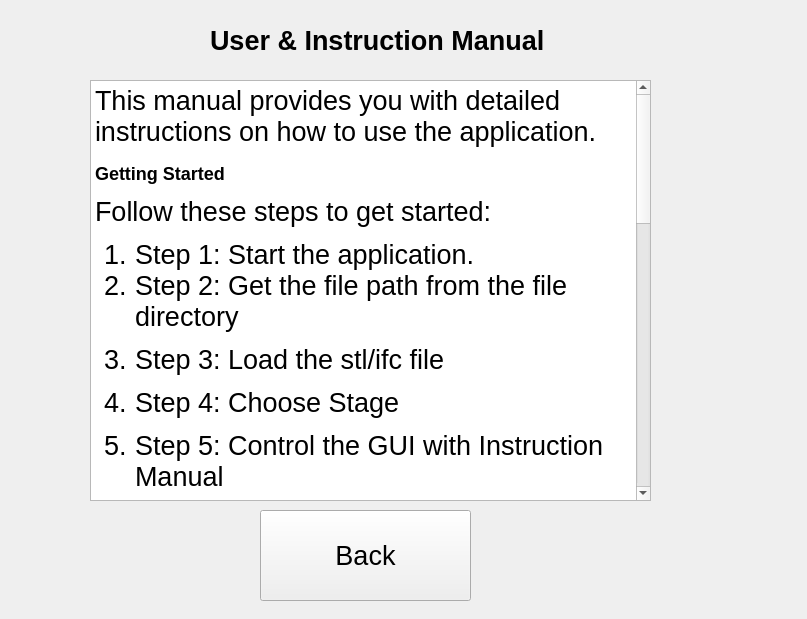
<?xml version="1.0" encoding="UTF-8"?>
<ui version="4.0">
 <class>Form</class>
 <widget class="QWidget" name="Form">
  <property name="geometry">
   <rect>
    <x>0</x>
    <y>0</y>
    <width>807</width>
    <height>619</height>
   </rect>
  </property>
  <property name="windowTitle">
   <string>Form</string>
  </property>
  <widget class="QTextBrowser" name="texthelperBrowser">
   <property name="geometry">
    <rect>
     <x>90</x>
     <y>80</y>
     <width>561</width>
     <height>421</height>
    </rect>
   </property>
   <property name="html">
    <string>&lt;!DOCTYPE HTML PUBLIC &quot;-//W3C//DTD HTML 4.0//EN&quot; &quot;http://www.w3.org/TR/REC-html40/strict.dtd&quot;&gt;
&lt;html&gt;&lt;head&gt;&lt;meta name=&quot;qrichtext&quot; content=&quot;1&quot; /&gt;&lt;style type=&quot;text/css&quot;&gt;
p, li { white-space: pre-wrap; }
&lt;/style&gt;&lt;/head&gt;&lt;body style=&quot; font-family:'Ubuntu'; font-size:11pt; font-weight:400; font-style:normal;&quot;&gt;
&lt;p style=&quot; margin-top:12px; margin-bottom:12px; margin-left:0px; margin-right:0px; -qt-block-indent:0; text-indent:0px;&quot;&gt;&lt;span style=&quot; font-size:20pt;&quot;&gt;This manual provides you with detailed instructions on how to use the application.        &lt;/span&gt;&lt;/p&gt;
&lt;h2 style=&quot; margin-top:16px; margin-bottom:12px; margin-left:0px; margin-right:0px; -qt-block-indent:0; text-indent:0px;&quot;&gt;&lt;span style=&quot; font-size:20pt; font-weight:600;&quot;&gt;Getting Started        &lt;/span&gt;&lt;/h2&gt;
&lt;p style=&quot; margin-top:12px; margin-bottom:12px; margin-left:0px; margin-right:0px; -qt-block-indent:0; text-indent:0px;&quot;&gt;&lt;span style=&quot; font-size:20pt;&quot;&gt;Follow these steps to get started:        &lt;/span&gt;&lt;/p&gt;
&lt;ol style=&quot;margin-top: 0px; margin-bottom: 0px; margin-left: 0px; margin-right: 0px; -qt-list-indent: 1;&quot;&gt;&lt;li style=&quot; font-size:20pt;&quot; style=&quot; margin-top:12px; margin-bottom:0px; margin-left:0px; margin-right:0px; -qt-block-indent:0; text-indent:0px;&quot;&gt;Step 1: Start the application.            &lt;/li&gt;
&lt;li style=&quot; font-size:20pt;&quot; style=&quot; margin-top:0px; margin-bottom:12px; margin-left:0px; margin-right:0px; -qt-block-indent:0; text-indent:0px;&quot;&gt;Step 2: Get the file path from the file directory&lt;/li&gt;
&lt;li style=&quot; font-size:20pt;&quot; style=&quot; margin-top:0px; margin-bottom:12px; margin-left:0px; margin-right:0px; -qt-block-indent:0; text-indent:0px;&quot;&gt;Step 3: Load the stl/ifc file&lt;/li&gt;
&lt;li style=&quot; font-size:20pt;&quot; style=&quot; margin-top:0px; margin-bottom:12px; margin-left:0px; margin-right:0px; -qt-block-indent:0; text-indent:0px;&quot;&gt;Step 4: Choose Stage&lt;/li&gt;
&lt;li style=&quot; font-size:20pt;&quot; style=&quot; margin-top:0px; margin-bottom:12px; margin-left:0px; margin-right:0px; -qt-block-indent:0; text-indent:0px;&quot;&gt;Step 5: Control the GUI with Instruction Manual&lt;/li&gt;
&lt;li style=&quot; font-size:20pt;&quot; style=&quot; margin-top:0px; margin-bottom:12px; margin-left:0px; margin-right:0px; -qt-block-indent:0; text-indent:0px;&quot;&gt;Step 6: Mark the PBU&lt;/li&gt;
&lt;li style=&quot; font-size:20pt;&quot; style=&quot; margin-top:0px; margin-bottom:12px; margin-left:0px; margin-right:0px; -qt-block-indent:0; text-indent:0px;&quot;&gt; Step 7: Confirm your Marking&lt;/li&gt;
&lt;li style=&quot; font-size:20pt;&quot; style=&quot; margin-top:0px; margin-bottom:12px; margin-left:0px; margin-right:0px; -qt-block-indent:0; text-indent:0px;&quot;&gt;Step 8: Enable Robot for localization                 &lt;/li&gt;&lt;/ol&gt;
&lt;h2 style=&quot; margin-top:16px; margin-bottom:12px; margin-left:0px; margin-right:0px; -qt-block-indent:0; text-indent:0px;&quot;&gt;&lt;span style=&quot; font-size:20pt; font-weight:600;&quot;&gt;Features        &lt;/span&gt;&lt;/h2&gt;
&lt;p style=&quot; margin-top:12px; margin-bottom:12px; margin-left:0px; margin-right:0px; -qt-block-indent:0; text-indent:0px;&quot;&gt;&lt;span style=&quot; font-size:20pt;&quot;&gt;Here are some key features of the application:        &lt;/span&gt;&lt;/p&gt;
&lt;ul style=&quot;margin-top: 0px; margin-bottom: 0px; margin-left: 0px; margin-right: 0px; -qt-list-indent: 1;&quot;&gt;&lt;li style=&quot; font-size:20pt;&quot; style=&quot; margin-top:12px; margin-bottom:0px; margin-left:0px; margin-right:0px; -qt-block-indent:0; text-indent:0px;&quot;&gt;File Driectory&lt;/li&gt;
&lt;li style=&quot; font-size:20pt;&quot; style=&quot; margin-top:12px; margin-bottom:0px; margin-left:0px; margin-right:0px; -qt-block-indent:0; text-indent:0px;&quot;&gt;Stl/ifc frame display            &lt;/li&gt;
&lt;li style=&quot; font-size:20pt;&quot; style=&quot; margin-top:0px; margin-bottom:12px; margin-left:0px; margin-right:0px; -qt-block-indent:0; text-indent:0px;&quot;&gt;Gui Display controls&lt;/li&gt;
&lt;li style=&quot; font-size:20pt;&quot; style=&quot; margin-top:0px; margin-bottom:12px; margin-left:0px; margin-right:0px; -qt-block-indent:0; text-indent:0px;&quot;&gt;Postion of the Actor&lt;/li&gt;
&lt;li style=&quot; font-size:20pt;&quot; style=&quot; margin-top:0px; margin-bottom:12px; margin-left:0px; margin-right:0px; -qt-block-indent:0; text-indent:0px;&quot;&gt;Settings&lt;/li&gt;
&lt;li style=&quot; font-size:20pt;&quot; style=&quot; margin-top:0px; margin-bottom:12px; margin-left:0px; margin-right:0px; -qt-block-indent:0; text-indent:0px;&quot;&gt;Collision&lt;/li&gt;&lt;/ul&gt;
&lt;p style=&quot;-qt-paragraph-type:empty; margin-top:0px; margin-bottom:12px; margin-left:0px; margin-right:0px; -qt-block-indent:0; text-indent:0px; font-size:20pt;&quot;&gt;&lt;br /&gt;&lt;/p&gt;
&lt;p style=&quot; margin-top:0px; margin-bottom:12px; margin-left:0px; margin-right:0px; -qt-block-indent:0; text-indent:0px;&quot;&gt;&lt;span style=&quot; font-size:20pt; font-weight:600;&quot;&gt;GUI Instruction :&lt;/span&gt;&lt;/p&gt;
&lt;p style=&quot; margin-top:0px; margin-bottom:12px; margin-left:0px; margin-right:0px; -qt-block-indent:0; text-indent:0px;&quot;&gt;&lt;span style=&quot; font-size:20pt;&quot;&gt;Press right click to go inside the PBU view&lt;/span&gt;&lt;/p&gt;
&lt;p style=&quot; margin-top:0px; margin-bottom:12px; margin-left:0px; margin-right:0px; -qt-block-indent:0; text-indent:0px;&quot;&gt;&lt;span style=&quot; font-size:20pt;&quot;&gt;Up , down left, right for the camera&lt;/span&gt;&lt;/p&gt;
&lt;p style=&quot; margin-top:0px; margin-bottom:12px; margin-left:0px; margin-right:0px; -qt-block-indent:0; text-indent:0px;&quot;&gt;&lt;span style=&quot; font-size:20pt;&quot;&gt;Left click is to move the inside view&lt;/span&gt;&lt;/p&gt;
&lt;p style=&quot; margin-top:0px; margin-bottom:12px; margin-left:0px; margin-right:0px; -qt-block-indent:0; text-indent:0px;&quot;&gt;&lt;span style=&quot; font-size:20pt;&quot;&gt;Right Click is to move from toilet room to shower room then revert back to toilet room&lt;/span&gt;&lt;/p&gt;
&lt;p style=&quot; margin-top:0px; margin-bottom:12px; margin-left:0px; margin-right:0px; -qt-block-indent:0; text-indent:0px;&quot;&gt;&lt;span style=&quot; font-size:20pt;&quot;&gt;L key to reset it as default view &lt;/span&gt;&lt;/p&gt;
&lt;h1 style=&quot;-qt-paragraph-type:empty; margin-top:18px; margin-bottom:12px; margin-left:0px; margin-right:0px; -qt-block-indent:0; text-indent:0px; font-size:xx-large; font-weight:600;&quot;&gt;&lt;br /&gt;&lt;/h1&gt;&lt;/body&gt;&lt;/html&gt;</string>
   </property>
  </widget>
  <widget class="QLabel" name="usermanuallabel">
   <property name="geometry">
    <rect>
     <x>210</x>
     <y>20</y>
     <width>361</width>
     <height>41</height>
    </rect>
   </property>
   <property name="font">
    <font>
     <pointsize>20</pointsize>
     <weight>75</weight>
     <bold>true</bold>
    </font>
   </property>
   <property name="text">
    <string>User &amp; Instruction Manual</string>
   </property>
  </widget>
  <widget class="QPushButton" name="backtoUIButton">
   <property name="geometry">
    <rect>
     <x>260</x>
     <y>510</y>
     <width>211</width>
     <height>91</height>
    </rect>
   </property>
   <property name="font">
    <font>
     <pointsize>20</pointsize>
    </font>
   </property>
   <property name="text">
    <string>Back</string>
   </property>
  </widget>
 </widget>
 <resources/>
 <connections/>
</ui>
